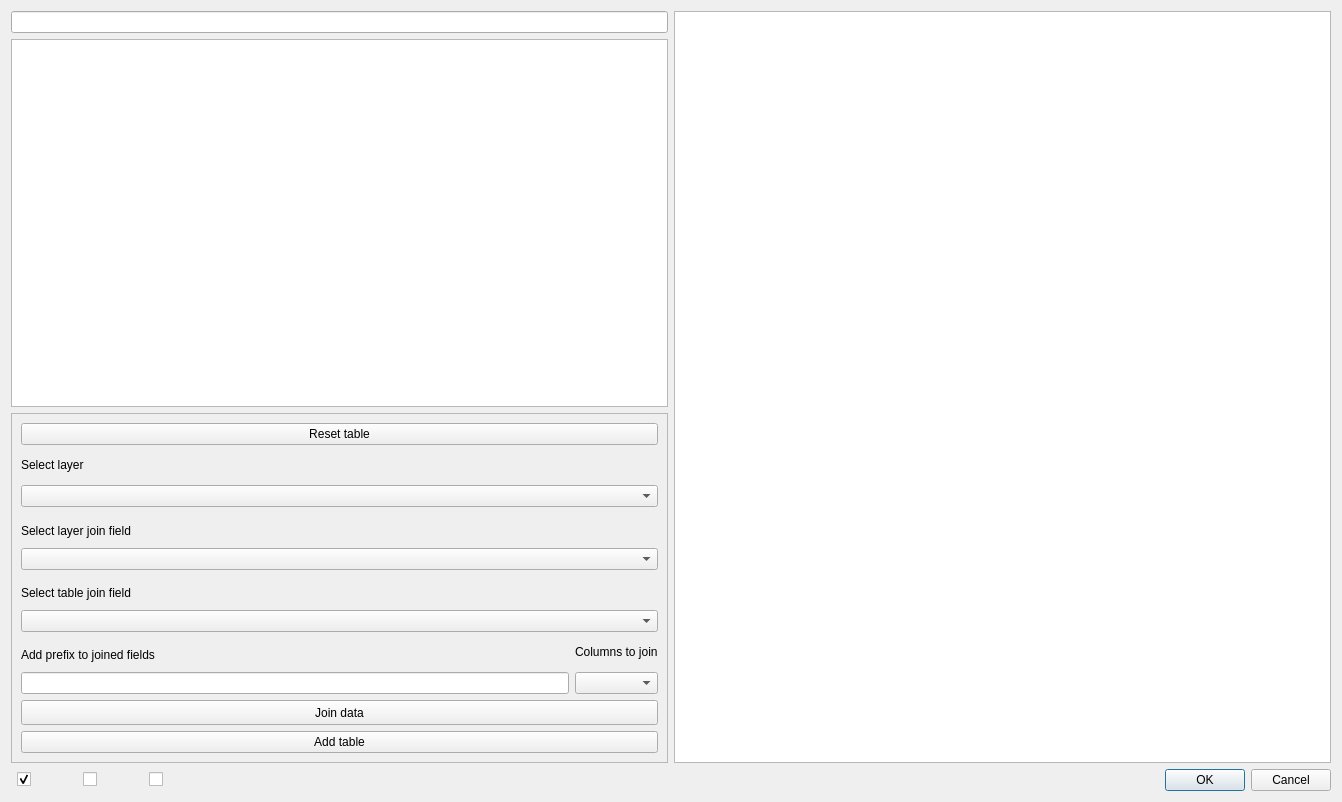
<?xml version="1.0" encoding="UTF-8"?>
<ui version="4.0">
 <class>EurostatDialogBase</class>
 <widget class="QDialog" name="EurostatDialogBase">
  <property name="geometry">
   <rect>
    <x>0</x>
    <y>0</y>
    <width>1342</width>
    <height>802</height>
   </rect>
  </property>
  <property name="windowTitle">
   <string>Eurostat data downloader</string>
  </property>
  <layout class="QGridLayout" name="gridLayout">
   <item row="0" column="0" colspan="2">
    <layout class="QHBoxLayout" name="horizontalLayout_2">
     <item>
      <layout class="QVBoxLayout" name="verticalLayout">
       <item>
        <layout class="QHBoxLayout" name="horizontalLayout">
         <item>
          <widget class="QLineEdit" name="lineSearch"/>
         </item>
        </layout>
       </item>
       <item>
        <widget class="QListWidget" name="listDatabase"/>
       </item>
       <item>
        <widget class="QFrame" name="frameMainWindowJoinData">
         <property name="minimumSize">
          <size>
           <width>330</width>
           <height>350</height>
          </size>
         </property>
         <property name="maximumSize">
          <size>
           <width>16777215</width>
           <height>350</height>
          </size>
         </property>
         <property name="frameShape">
          <enum>QFrame::StyledPanel</enum>
         </property>
         <property name="frameShadow">
          <enum>QFrame::Raised</enum>
         </property>
         <layout class="QVBoxLayout" name="verticalLayout_7">
          <item>
           <widget class="QPushButton" name="buttonReset">
            <property name="text">
             <string>Reset table</string>
            </property>
           </widget>
          </item>
          <item>
           <layout class="QVBoxLayout" name="verticalLayout_3">
            <item>
             <widget class="QLabel" name="label">
              <property name="text">
               <string>Select layer</string>
              </property>
             </widget>
            </item>
            <item>
             <widget class="QgsMapLayerComboBox" name="qgsComboLayer">
              <property name="allowEmptyLayer">
               <bool>true</bool>
              </property>
              <property name="showCrs">
               <bool>true</bool>
              </property>
             </widget>
            </item>
           </layout>
          </item>
          <item>
           <layout class="QVBoxLayout" name="verticalLayout_5">
            <property name="spacing">
             <number>0</number>
            </property>
            <item>
             <widget class="QLabel" name="label_2">
              <property name="text">
               <string>Select layer join field</string>
              </property>
             </widget>
            </item>
            <item>
             <widget class="QgsFieldComboBox" name="qgsComboLayerJoinField"/>
            </item>
           </layout>
          </item>
          <item>
           <layout class="QVBoxLayout" name="verticalLayout_6">
            <property name="spacing">
             <number>0</number>
            </property>
            <item>
             <widget class="QLabel" name="label_3">
              <property name="text">
               <string>Select table join field</string>
              </property>
             </widget>
            </item>
            <item>
             <widget class="QComboBox" name="comboTableJoinField"/>
            </item>
           </layout>
          </item>
          <item>
           <layout class="QHBoxLayout" name="horizontalLayout_3">
            <item>
             <layout class="QVBoxLayout" name="verticalLayout_2">
              <property name="spacing">
               <number>0</number>
              </property>
              <item>
               <widget class="QLabel" name="labelEnterPrefix">
                <property name="text">
                 <string>Add prefix to joined fields</string>
                </property>
               </widget>
              </item>
              <item>
               <widget class="QLineEdit" name="linePrefix"/>
              </item>
             </layout>
            </item>
            <item>
             <layout class="QVBoxLayout" name="verticalLayout_4">
              <item>
               <widget class="QLabel" name="label_7">
                <property name="text">
                 <string>Columns to join</string>
                </property>
               </widget>
              </item>
              <item>
               <widget class="QComboBox" name="comboBoxColumnsToJoin"/>
              </item>
             </layout>
            </item>
           </layout>
          </item>
          <item>
           <widget class="QPushButton" name="buttonJoin">
            <property name="minimumSize">
             <size>
              <width>50</width>
              <height>25</height>
             </size>
            </property>
            <property name="text">
             <string>Join data</string>
            </property>
           </widget>
          </item>
          <item>
           <widget class="QPushButton" name="buttonAdd">
            <property name="text">
             <string>Add table</string>
            </property>
           </widget>
          </item>
         </layout>
        </widget>
       </item>
      </layout>
     </item>
     <item>
      <widget class="QTableView" name="tableDataset">
       <property name="selectionMode">
        <enum>QAbstractItemView::ExtendedSelection</enum>
       </property>
      </widget>
     </item>
    </layout>
   </item>
   <item row="1" column="0">
    <layout class="QHBoxLayout" name="horizontalLayout_7">
     <item>
      <layout class="QHBoxLayout" name="horizontalLayout_4">
       <item>
        <widget class="QLabel" name="label_4">
         <property name="text">
          <string>&lt;html&gt;&lt;head/&gt;&lt;body&gt;&lt;p&gt;&lt;img src=&quot;:/plugins/eurostat_downloader/assets/uk.png&quot;/&gt;&lt;/p&gt;&lt;/body&gt;&lt;/html&gt;</string>
         </property>
        </widget>
       </item>
       <item>
        <widget class="QCheckBox" name="checkEnglish">
         <property name="text">
          <string/>
         </property>
         <property name="checked">
          <bool>true</bool>
         </property>
        </widget>
       </item>
      </layout>
     </item>
     <item>
      <spacer name="horizontalSpacer">
       <property name="orientation">
        <enum>Qt::Horizontal</enum>
       </property>
       <property name="sizeType">
        <enum>QSizePolicy::Fixed</enum>
       </property>
       <property name="sizeHint" stdset="0">
        <size>
         <width>40</width>
         <height>20</height>
        </size>
       </property>
      </spacer>
     </item>
     <item>
      <layout class="QHBoxLayout" name="horizontalLayout_5">
       <item>
        <widget class="QLabel" name="label_6">
         <property name="text">
          <string>&lt;html&gt;&lt;head/&gt;&lt;body&gt;&lt;p&gt;&lt;img src=&quot;:/plugins/eurostat_downloader/assets/germany.png&quot;/&gt;&lt;/p&gt;&lt;/body&gt;&lt;/html&gt;</string>
         </property>
        </widget>
       </item>
       <item>
        <widget class="QCheckBox" name="checkGerman">
         <property name="text">
          <string/>
         </property>
        </widget>
       </item>
      </layout>
     </item>
     <item>
      <spacer name="horizontalSpacer_2">
       <property name="orientation">
        <enum>Qt::Horizontal</enum>
       </property>
       <property name="sizeType">
        <enum>QSizePolicy::Fixed</enum>
       </property>
       <property name="sizeHint" stdset="0">
        <size>
         <width>40</width>
         <height>20</height>
        </size>
       </property>
      </spacer>
     </item>
     <item>
      <layout class="QHBoxLayout" name="horizontalLayout_6">
       <item>
        <widget class="QLabel" name="label_5">
         <property name="text">
          <string>&lt;html&gt;&lt;head/&gt;&lt;body&gt;&lt;p&gt;&lt;img src=&quot;:/plugins/eurostat_downloader/assets/france.png&quot;/&gt;&lt;/p&gt;&lt;/body&gt;&lt;/html&gt;</string>
         </property>
        </widget>
       </item>
       <item>
        <widget class="QCheckBox" name="checkFrench">
         <property name="text">
          <string/>
         </property>
        </widget>
       </item>
      </layout>
     </item>
    </layout>
   </item>
   <item row="1" column="1">
    <widget class="QDialogButtonBox" name="button_box">
     <property name="orientation">
      <enum>Qt::Horizontal</enum>
     </property>
     <property name="standardButtons">
      <set>QDialogButtonBox::Cancel|QDialogButtonBox::Ok</set>
     </property>
    </widget>
   </item>
  </layout>
 </widget>
 <customwidgets>
  <customwidget>
   <class>QgsFieldComboBox</class>
   <extends>QComboBox</extends>
   <header>qgsfieldcombobox.h</header>
  </customwidget>
  <customwidget>
   <class>QgsMapLayerComboBox</class>
   <extends>QComboBox</extends>
   <header>qgsmaplayercombobox.h</header>
  </customwidget>
 </customwidgets>
 <resources>
  <include location="../resources.qrc"/>
  <include location="../resources.qrc"/>
 </resources>
 <connections>
  <connection>
   <sender>button_box</sender>
   <signal>accepted()</signal>
   <receiver>EurostatDialogBase</receiver>
   <slot>accept()</slot>
   <hints>
    <hint type="sourcelabel">
     <x>20</x>
     <y>20</y>
    </hint>
    <hint type="destinationlabel">
     <x>20</x>
     <y>20</y>
    </hint>
   </hints>
  </connection>
  <connection>
   <sender>button_box</sender>
   <signal>rejected()</signal>
   <receiver>EurostatDialogBase</receiver>
   <slot>reject()</slot>
   <hints>
    <hint type="sourcelabel">
     <x>20</x>
     <y>20</y>
    </hint>
    <hint type="destinationlabel">
     <x>20</x>
     <y>20</y>
    </hint>
   </hints>
  </connection>
 </connections>
</ui>
